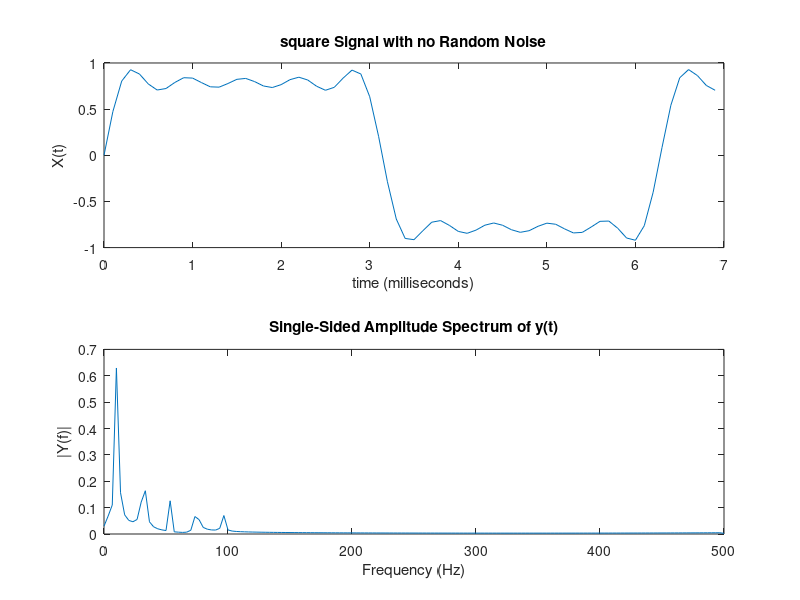
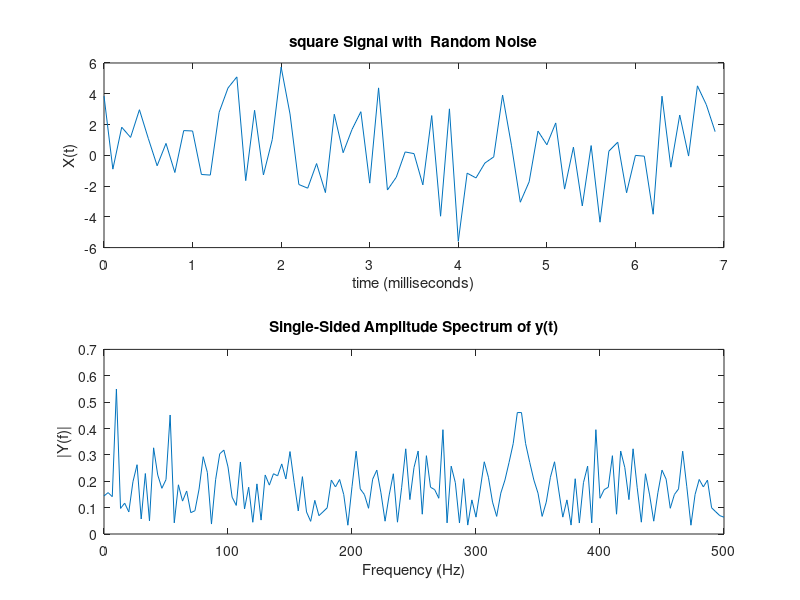

The MATLAB script that drew these images, in order:
%% square
clc; clear all; close all;
t=0:0.1:20;
L=300;
Fs=1000;
y=sin(t)+(sin(3*t)/3)+(sin(5*t)/5)+(sin(7*t)/7)+(sin(9*t)/9);
subplot(211)
plot(t(1:70),y(1:70))
title('square Signal with no Random Noise')
xlabel('time (milliseconds)')
ylabel('X(t)')


Y=fft(y);
P2=abs(Y/L);
P1=P2(1:L/2+1);
P1(2:end-1)=2*P1(2:end-1);
f=Fs*(0:(L/2))/L;
subplot(212)
plot(f,P1)
title('Single-Sided Amplitude Spectrum of y(t)')
xlabel('Frequency (Hz)')
ylabel('|Y(f)|')

%% with noise 
figure
t=0:0.1:20;
L=300;
Fs=1000;
y=sin(t)+(sin(3*t)/3)+(sin(5*t)/5)+(sin(7*t)/7)+(sin(9*t)/9);
x = y + 2*randn(size(t));
subplot(211)
plot(t(1:70),x(1:70))

title('square Signal with  Random Noise')
xlabel('time (milliseconds)')
ylabel('X(t)')


Y=fft(x);
P2=abs(Y/L);
P1=P2(1:L/2+1);
P1(2:end-1)=2*P1(2:end-1);
f=Fs*(0:(L/2))/L;
subplot(212)
plot(f,P1)
title('Single-Sided Amplitude Spectrum of y(t)')
xlabel('Frequency (Hz)')
ylabel('|Y(f)|')
